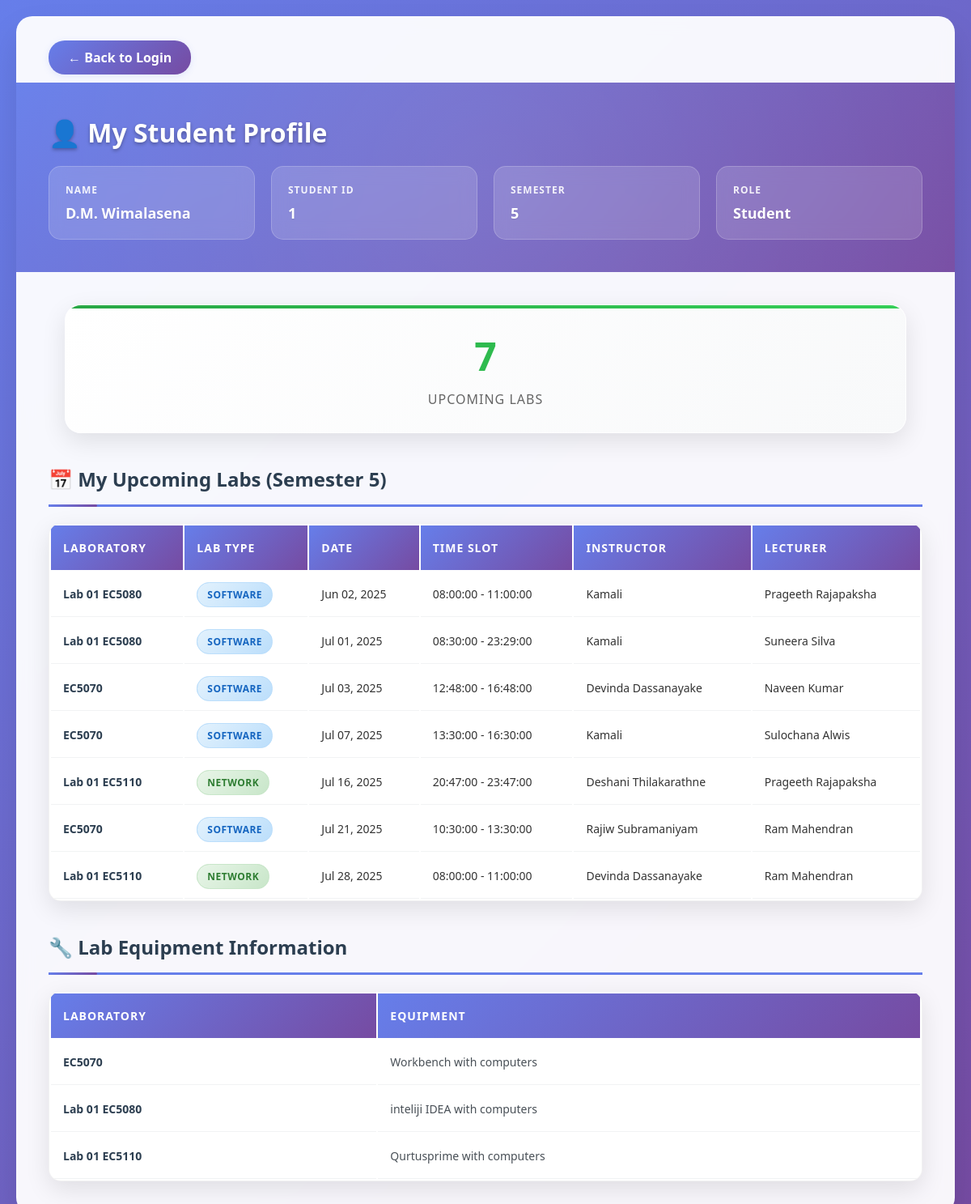
Screenshot of /lab_booking/dashboard_student.php (signed in) with the database file from the repository.
### tables this page shows
CREATE TABLE `student` (
  `Stu_ID` varchar(8) NOT NULL,
  `Stu_Email` varchar(100) DEFAULT NULL,
  `Stu_Name` varchar(100) DEFAULT NULL,
  `password` varchar(4) NOT NULL,
  `semester` int(11) NOT NULL
);

CREATE TABLE `lab_shedule` (
  `Shedule_ID` int(11) NOT NULL,
  `Lab_ID` int(11) DEFAULT NULL,
  `Semester` int(11) NOT NULL,
  `Start_time` time DEFAULT NULL,
  `End_time` time NOT NULL,
  `Date` date DEFAULT NULL,
  `Instructor_ID` int(11) DEFAULT NULL,
  `Lect_ID` int(11) DEFAULT NULL,
  `Status` varchar(20) DEFAULT NULL
);

CREATE TABLE `lab` (
  `Lab_ID` int(11) NOT NULL,
  `Lab_Name` varchar(100) DEFAULT NULL,
  `Lab_Type` enum('Software','Hardware','Network') DEFAULT NULL,
  `To_ID` int(11) DEFAULT NULL,
  `Capacity` int(11) DEFAULT NULL,
  `Availability` varchar(20) DEFAULT NULL
);

CREATE TABLE `instructor` (
  `Instructor_ID` int(11) NOT NULL,
  `Instructor_Name` varchar(100) DEFAULT NULL,
  `Instructor_Email` varchar(100) DEFAULT NULL,
  `password` varchar(4) NOT NULL
);

CREATE TABLE `lecture` (
  `Lect_ID` int(11) NOT NULL,
  `Lect_Name` varchar(100) DEFAULT NULL,
  `Lect_Email` varchar(100) DEFAULT NULL,
  `password` varchar(4) NOT NULL
);

CREATE TABLE `lab_equipment` (
  `Equipment_ID` int(11) NOT NULL,
  `TO_ID` int(11) DEFAULT NULL,
  `Quantity` int(11) DEFAULT NULL,
  `Lab_ID` int(11) DEFAULT NULL,
  `Equip_Condition` varchar(100) DEFAULT NULL,
  `Equipment_Name` varchar(100) DEFAULT NULL
);

### lab_booking/dashboard_student.php (the view, shortened to what this page needs)
<?php
include 'db_connect.php';
$student_id = $_SESSION['id'];
$profile_query = $conn->prepare("SELECT Stu_Name, semester FROM student WHERE Stu_ID = ?");
$profile_query->bind_param("i", $student_id);
$profile_query->execute();
$profile_result = $profile_query->get_result();
$profile = $profile_result->fetch_assoc();
$student_semester = $profile['semester'] ?? 0;
$upcoming_labs = $conn->prepare("SELECT COUNT(*) as count FROM Lab_Shedule S JOIN Lab L ON S.Lab_ID = L.Lab_ID WHERE S.Semester = ? AND S.Status = 'Approved'");
$upcoming_labs->bind_param("i", $student_semester);
$upcoming_labs->execute();
$upcoming_count = $upcoming_labs->get_result()->fetch_assoc()['count'];
?>
<!DOCTYPE html>
<html>
<head>
</head>
<body>
    <div class="container">
        <a href="login.php" style="display:inline-block;margin:30px 0 10px 40px;padding:10px 24px;border-radius:20px;background:linear-gradient(135deg,#667eea 0%,#764ba2 100%);color:white;font-weight:600;text-decoration:none;box-shadow:0 2px 8px rgba(102,126,234,0.15);transition:background 0.2s;">← Back to Login</a>
        <div class="profile-section">
            <h2>👤 My Student Profile</h2>
            <div class="profile-details">
                <div class="profile-item">
                    <div class="profile-label">Name</div>
                    <div class="profile-value"><?php echo htmlspecialchars($profile['Stu_Name'] ?? 'N/A'); ?></div>
                </div>
                <div class="profile-item">
                    <div class="profile-label">Student ID</div>
                    <div class="profile-value"><?php echo htmlspecialchars($student_id); ?></div>
                </div>
                <div class="profile-item">
                    <div class="profile-label">Semester</div>
                    <div class="profile-value"><?php echo htmlspecialchars($student_semester); ?></div>
                </div>
                <div class="profile-item">
                    <div class="profile-label">Role</div>
                    <div class="profile-value">Student</div>
                </div>
            </div>
        </div>
        <div class="stats-section">
            <div class="stat-card upcoming">
                <div class="stat-number"><?php echo $upcoming_count; ?></div>
                <div class="stat-label">Upcoming Labs</div>
            </div>
        </div>
        <h3 class="section-title">📅 My Upcoming Labs (Semester <?php echo $student_semester; ?>)</h3>
        <table>
            <tr>
                <th>Laboratory</th>
                <th>Lab Type</th>
                <th>Date</th>
                <th>Time Slot</th>
                <th>Instructor</th>
                <th>Lecturer</th>
            </tr>
            <?php
            $query = "
                SELECT
                    L.Lab_Name,
                    L.Lab_Type,
                    S.Date,
                    S.Start_Time,
                    S.End_Time,
                    S.Status,
                    I.Instructor_Name,
                    Lec.Lect_Name
                FROM Lab_Shedule S
                JOIN Lab L ON S.Lab_ID = L.Lab_ID
                JOIN Instructor I ON S.Instructor_ID = I.Instructor_ID
                JOIN lecture Lec ON S.Lect_ID = Lec.Lect_ID
                WHERE S.Semester = ? AND S.Status = 'Approved'
                ORDER BY S.Date ASC, S.Start_Time ASC
            ";
            $stmt = $conn->prepare($query);
            $stmt->bind_param("i", $student_semester);
            $stmt->execute();
            $result = $stmt->get_result();
            if ($result->num_rows > 0) {
                while ($row = $result->fetch_assoc()) {
                    $lab_type_class = 'type-' . strtolower($row['Lab_Type']);
                    echo "<tr>
                        <td><span class='lab-name'>{$row['Lab_Name']}</span></td>
                        <td><span class='lab-type $lab_type_class'>" . ucfirst($row['Lab_Type']) . "</span></td>
                        <td>" . date('M d, Y', strtotime($row['Date'])) . "</td>
                        <td>{$row['Start_Time']} - {$row['End_Time']}</td>
                        <td>{$row['Instructor_Name']}</td>
                        <td>{$row['Lect_Name']}</td>
                    </tr>";
                }
            } else {
                echo "<tr><td colspan='6' class='no-data'>No upcoming labs scheduled for your semester</td></tr>";
            }
            ?>
        </table>
        <h3 class="section-title">🔧 Lab Equipment Information</h3>
        <table>
            <tr>
                <th>Laboratory</th>
                <th>Equipment</th>
            </tr>
            <?php
            $query = "
                SELECT L.Lab_Name, E.Equipment_Name
                FROM Lab_Equipment E
                JOIN Lab L ON E.Lab_ID = L.Lab_ID
                ORDER BY L.Lab_Name, E.Equipment_Name
            ";
            $result = $conn->query($query);
            if ($result && $result->num_rows > 0) {
                while ($row = $result->fetch_assoc()) {
                    echo "<tr>
                        <td><span class='lab-name'>{$row['Lab_Name']}</span></td>
                        <td><span class='equipment-name'>{$row['Equipment_Name']}</span></td>
                    </tr>";
                }
            } else {
                echo "<tr><td colspan='2' class='no-data'>No equipment information available</td></tr>";
            }
            ?>
        </table>
    </div>
</body>
</html>

### lab_booking/dashboard_student.php (style rules this page uses)
* { margin: 0; padding: 0; box-sizing: border-box; }
body { font-family: 'Segoe UI', Tahoma, Geneva, Verdana, sans-serif; background: linear-gradient(135deg, #667eea 0%, #764ba2 100%); min-height: 100vh; padding: 20px; color: #333; }
.container { max-width: 1400px; margin: 0 auto; background: rgba(255, 255, 255, 0.95); backdrop-filter: blur(10px); border-radius: 20px; box-shadow: 0 20px 40px rgba(0, 0, 0, 0.1); overflow: hidden; }
.profile-section { background: linear-gradient(135deg, #667eea 0%, #764ba2 100%); color: white; padding: 40px; position: relative; overflow: hidden; }
.profile-section::before { content: ''; position: absolute; top: -50%; right: -50%; width: 200%; height: 200%; background: radial-gradient(circle, rgba(255,255,255,0.1) 0%, transparent 70%); animation: float 6s ease-in-out infinite; }
.profile-section h2 { margin: 0 0 20px 0; font-size: 32px; font-weight: 700; text-shadow: 0 2px 4px rgba(0,0,0,0.3); position: relative; z-index: 1; }
.profile-details { display: grid; grid-template-columns: repeat(auto-fit, minmax(250px, 1fr)); gap: 20px; margin-top: 20px; position: relative; z-index: 1; }
.profile-item { background: rgba(255,255,255,0.15); backdrop-filter: blur(10px); padding: 20px; border-radius: 15px; border: 1px solid rgba(255,255,255,0.2); transition: all 0.3s ease; }
.profile-label { font-weight: 600; font-size: 12px; text-transform: uppercase; opacity: 0.9; letter-spacing: 1px; margin-bottom: 8px; }
.profile-value { font-size: 18px; font-weight: 600; text-shadow: 0 1px 2px rgba(0,0,0,0.1); }
.stats-section { display: grid; grid-template-columns: repeat(auto-fit, minmax(250px, 1fr)); gap: 25px; margin: 40px; padding: 0 20px; }
.stat-card { background: linear-gradient(135deg, #ffffff 0%, #f8f9fa 100%); padding: 30px; border-radius: 20px; text-align: center; box-shadow: 0 10px 30px rgba(0,0,0,0.1); border: 1px solid rgba(255,255,255,0.8); transition: all 0.3s ease; position: relative; overflow: hidden; }
.stat-card::before { content: ''; position: absolute; top: 0; left: 0; right: 0; height: 4px; background: linear-gradient(90deg, var(--accent-color), var(--accent-color-light)); }
.stat-card.upcoming { --accent-color: #28a745; --accent-color-light: #34ce57; }
.stat-number { font-size: 48px; font-weight: 800; margin-bottom: 10px; background: linear-gradient(135deg, var(--accent-color), var(--accent-color-light)); -webkit-background-clip: text; -webkit-text-fill-color: transparent; background-clip: text; }
.stat-label { color: #666; font-size: 16px; font-weight: 500; text-transform: uppercase; letter-spacing: 1px; }
.section-title { color: #2c3e50; border-bottom: 3px solid #667eea; padding-bottom: 15px; margin: 40px 40px 20px 40px; font-size: 24px; font-weight: 700; position: relative; }
.section-title::after { content: ''; position: absolute; bottom: -3px; left: 0; width: 60px; height: 3px; background: linear-gradient(90deg, #667eea, #764ba2); border-radius: 2px; }
table { width: calc(100% - 80px); margin: 20px 40px 40px 40px; background: white; border-radius: 15px; overflow: hidden; box-shadow: 0 10px 30px rgba(0,0,0,0.1); border: 1px solid rgba(0,0,0,0.05); }
th { background: linear-gradient(135deg, #667eea 0%, #764ba2 100%); color: white; padding: 18px 15px; text-align: left; font-weight: 600; font-size: 14px; text-transform: uppercase; letter-spacing: 1px; }
td { padding: 18px 15px; border-bottom: 1px solid #f1f3f4; font-size: 14px; }
.lab-type { padding: 6px 12px; border-radius: 20px; font-weight: 600; font-size: 12px; text-transform: uppercase; letter-spacing: 0.5px; }
.type-software { background: linear-gradient(135deg, #e3f2fd 0%, #bbdefb 100%); color: #1565c0; border: 1px solid #bbdefb; }
.type-network { background: linear-gradient(135deg, #e8f5e8 0%, #c8e6c9 100%); color: #2e7d32; border: 1px solid #c8e6c9; }
.lab-name { font-weight: 600; color: #2c3e50; }
.equipment-name { font-weight: 500; color: #495057; }

### rows the page displays
student: Stu_Name "D.M. Wimalasena", semester "5"
lab_shedule: Lab_ID.Lab_Name "Lab 01 EC5080", Lab_ID.Lab_Type "SOFTWARE", Date "Jun 02, 2025", Start_time "08:00:00", End_time "11:00:00", Instructor_ID.Instructor_Name "Kamali", Lect_ID.Lect_Name "Prageeth Rajapaksha"
lab_shedule: Lab_ID.Lab_Name "Lab 01 EC5080", Lab_ID.Lab_Type "SOFTWARE", Date "Jul 01, 2025", Start_time "08:30:00", End_time "23:29:00", Instructor_ID.Instructor_Name "Kamali", Lect_ID.Lect_Name "Suneera Silva"
lab_shedule: Lab_ID.Lab_Name "EC5070", Lab_ID.Lab_Type "SOFTWARE", Date "Jul 03, 2025", Start_time "12:48:00", End_time "16:48:00", Instructor_ID.Instructor_Name "Devinda Dassanayake", Lect_ID.Lect_Name "Naveen Kumar"
lab_shedule: Lab_ID.Lab_Name "EC5070", Lab_ID.Lab_Type "SOFTWARE", Date "Jul 07, 2025", Start_time "13:30:00", End_time "16:30:00", Instructor_ID.Instructor_Name "Kamali", Lect_ID.Lect_Name "Sulochana Alwis"
lab_shedule: Lab_ID.Lab_Name "Lab 01 EC5110", Lab_ID.Lab_Type "NETWORK", Date "Jul 16, 2025", Start_time "20:47:00", End_time "23:47:00", Instructor_ID.Instructor_Name "Deshani Thilakarathne", Lect_ID.Lect_Name "Prageeth Rajapaksha"
lab_shedule: Lab_ID.Lab_Name "EC5070", Lab_ID.Lab_Type "SOFTWARE", Date "Jul 21, 2025", Start_time "10:30:00", End_time "13:30:00", Instructor_ID.Instructor_Name "Rajiw Subramaniyam", Lect_ID.Lect_Name "Ram Mahendran"
lab_shedule: Lab_ID.Lab_Name "Lab 01 EC5110", Lab_ID.Lab_Type "NETWORK", Date "Jul 28, 2025", Start_time "08:00:00", End_time "11:00:00", Instructor_ID.Instructor_Name "Devinda Dassanayake", Lect_ID.Lect_Name "Ram Mahendran"
lab_equipment: Lab_ID.Lab_Name "EC5070", Equipment_Name "Workbench with computers"
lab_equipment: Lab_ID.Lab_Name "Lab 01 EC5080", Equipment_Name "inteliji IDEA with computers"
lab_equipment: Lab_ID.Lab_Name "Lab 01 EC5110", Equipment_Name "Qurtusprime with computers"

### other values shown
$student_id "1"
$upcoming_count "7"
